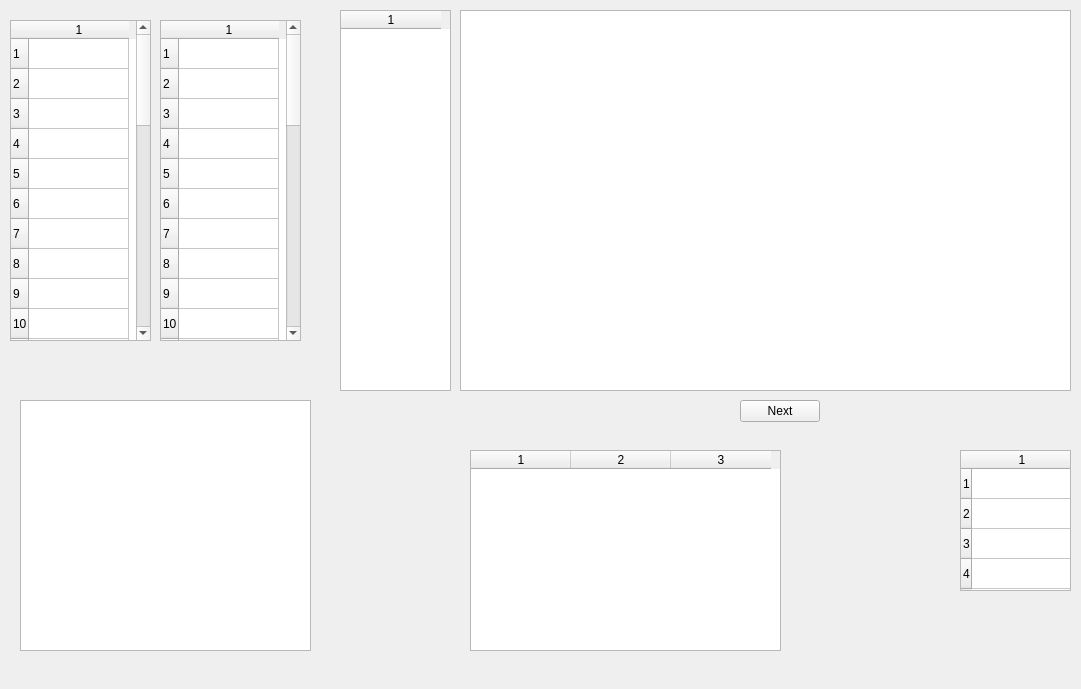
<?xml version="1.0" encoding="UTF-8"?>
<ui version="4.0">
 <class>MainWindow</class>
 <widget class="QMainWindow" name="MainWindow">
  <property name="geometry">
   <rect>
    <x>0</x>
    <y>0</y>
    <width>1081</width>
    <height>689</height>
   </rect>
  </property>
  <property name="windowTitle">
   <string>R4000 Simulator</string>
  </property>
  <widget class="QWidget" name="centralWidget">
   <widget class="QTableWidget" name="tableWidget">
    <property name="geometry">
     <rect>
      <x>460</x>
      <y>10</y>
      <width>611</width>
      <height>381</height>
     </rect>
    </property>
    <property name="rowCount">
     <number>0</number>
    </property>
    <property name="columnCount">
     <number>0</number>
    </property>
   </widget>
   <widget class="QPushButton" name="pushButton">
    <property name="geometry">
     <rect>
      <x>740</x>
      <y>400</y>
      <width>80</width>
      <height>22</height>
     </rect>
    </property>
    <property name="text">
     <string>Next</string>
    </property>
   </widget>
   <widget class="QTableWidget" name="tableWidget_2">
    <property name="geometry">
     <rect>
      <x>160</x>
      <y>20</y>
      <width>141</width>
      <height>321</height>
     </rect>
    </property>
    <property name="rowCount">
     <number>32</number>
    </property>
    <property name="columnCount">
     <number>1</number>
    </property>
    <row/>
    <row/>
    <row/>
    <row/>
    <row/>
    <row/>
    <row/>
    <row/>
    <row/>
    <row/>
    <row/>
    <row/>
    <row/>
    <row/>
    <row/>
    <row/>
    <row/>
    <row/>
    <row/>
    <row/>
    <row/>
    <row/>
    <row/>
    <row/>
    <row/>
    <row/>
    <row/>
    <row/>
    <row/>
    <row/>
    <row/>
    <row/>
    <column/>
   </widget>
   <widget class="QTableWidget" name="tableWidget_3">
    <property name="geometry">
     <rect>
      <x>10</x>
      <y>20</y>
      <width>141</width>
      <height>321</height>
     </rect>
    </property>
    <property name="rowCount">
     <number>32</number>
    </property>
    <property name="columnCount">
     <number>1</number>
    </property>
    <row/>
    <row/>
    <row/>
    <row/>
    <row/>
    <row/>
    <row/>
    <row/>
    <row/>
    <row/>
    <row/>
    <row/>
    <row/>
    <row/>
    <row/>
    <row/>
    <row/>
    <row/>
    <row/>
    <row/>
    <row/>
    <row/>
    <row/>
    <row/>
    <row/>
    <row/>
    <row/>
    <row/>
    <row/>
    <row/>
    <row/>
    <row/>
    <column/>
   </widget>
   <widget class="QTextEdit" name="textEdit">
    <property name="geometry">
     <rect>
      <x>20</x>
      <y>400</y>
      <width>291</width>
      <height>251</height>
     </rect>
    </property>
   </widget>
   <widget class="QTableWidget" name="tableWidget_4">
    <property name="geometry">
     <rect>
      <x>340</x>
      <y>10</y>
      <width>111</width>
      <height>381</height>
     </rect>
    </property>
    <property name="horizontalScrollMode">
     <enum>QAbstractItemView::ScrollPerItem</enum>
    </property>
    <property name="rowCount">
     <number>0</number>
    </property>
    <property name="columnCount">
     <number>1</number>
    </property>
    <column/>
   </widget>
   <widget class="QTableWidget" name="tableWidget_5">
    <property name="geometry">
     <rect>
      <x>470</x>
      <y>450</y>
      <width>311</width>
      <height>201</height>
     </rect>
    </property>
    <property name="rowCount">
     <number>0</number>
    </property>
    <property name="columnCount">
     <number>3</number>
    </property>
    <column/>
    <column/>
    <column/>
   </widget>
   <widget class="QTableWidget" name="tableWidget_6">
    <property name="geometry">
     <rect>
      <x>960</x>
      <y>450</y>
      <width>111</width>
      <height>141</height>
     </rect>
    </property>
    <property name="rowCount">
     <number>4</number>
    </property>
    <property name="columnCount">
     <number>1</number>
    </property>
    <row/>
    <row/>
    <row/>
    <row/>
    <column/>
   </widget>
  </widget>
  <widget class="QMenuBar" name="menuBar">
   <property name="geometry">
    <rect>
     <x>0</x>
     <y>0</y>
     <width>1081</width>
     <height>19</height>
    </rect>
   </property>
  </widget>
 </widget>
 <layoutdefault spacing="6" margin="11"/>
 <resources/>
 <connections/>
</ui>
